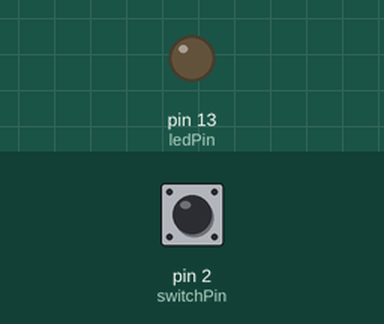
A sketch run on a simulated Arduino Uno, built with avr-gcc and run on an emulated ATmega328P. On the bench: output pins drawn as LEDs (lit = HIGH). The inputs (shaded band) are chosen by the test bench; at power-on: pin 2 (switchPin) LOW.

Above: at 1.2 s.
1.3 s: pin 2 (switchPin) pulled HIGH for 0.15 s
At 1.37 s:
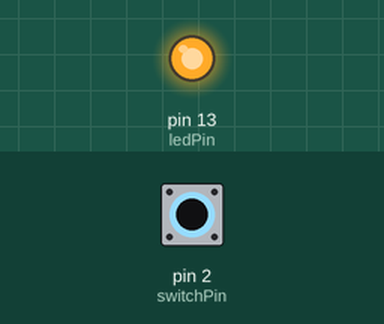
2.9 s: pin 2 (switchPin) pulled HIGH for 3.2 s
At 6.9 s:
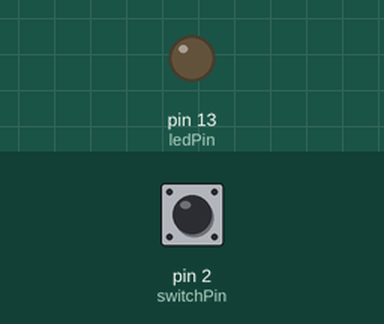
Timing chart, 0 to 8.4 s (numbered marks = the images above; inputs shaded):
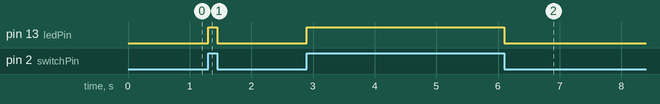

The sketch:

foil_switch.ino
```cpp
int switchPin = 2;   //this creates a variable named switchPin and sets its value to 2, meaning we will use digital pin 2 to read the foil switch
int ledPin = 13;     //this creates a variable named ledPin and sets it to 13, meaning we will use digital pin 13 to control the led

void setup() {
  pinMode(switchPin, INPUT);   //this tells the arduino that pin 2 will be used as an input, so it can read whether the foil switch is touched or not
  pinMode(ledPin, OUTPUT);     //this tells the arduino that pin 13 will be used as an output, so it can turn the led on or off
}

void loop() {
  int state = digitalRead(switchPin);   //this reads the current voltage on pin 2; it will be high when the elbow connects the foils, and low when not touching

  if (state == HIGH) {                  //this checks if the foil switch is being touched (high means 5v is reaching pin 2)
    digitalWrite(ledPin, HIGH);         //this turns the led on by sending 5v to pin 13
  } else {                              //this runs when the foil switch is not touched (which means that the state is low)
    digitalWrite(ledPin, LOW);          //this turns the led off by sending 0v to pin 13
  }
}
```

Measured:
- after the input at 1.3 s, pin 13 (ledPin): LOW → HIGH at once, → LOW 0.15 s later
- after the input at 2.9 s, pin 13 (ledPin): LOW → HIGH at once, → LOW 3.2 s later
